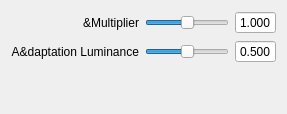
        <widget class="QWidget" name="page_ferwerda">
         <layout class="QGridLayout" name="gridLayout_27">
          <item row="0" column="0">
           <layout class="QGridLayout" name="gridLayout_30">
            <item row="0" column="1">
             <widget class="QSlider" name="ferwerdaMultiplierSlider">
              <property name="sizePolicy">
               <sizepolicy hsizetype="MinimumExpanding" vsizetype="Minimum">
                <horstretch>0</horstretch>
                <verstretch>0</verstretch>
               </sizepolicy>
              </property>
              <property name="cursor">
               <cursorShape>PointingHandCursor</cursorShape>
              </property>
              <property name="minimum">
               <number>0</number>
              </property>
              <property name="maximum">
               <number>2000</number>
              </property>
              <property name="singleStep">
               <number>1</number>
              </property>
              <property name="pageStep">
               <number>10</number>
              </property>
              <property name="value">
               <number>1000</number>
              </property>
              <property name="orientation">
               <enum>Qt::Horizontal</enum>
              </property>
             </widget>
            </item>
            <item row="0" column="2">
             <widget class="QDoubleSpinBox" name="ferwerdaMultiplierDsb">
              <property name="alignment">
               <set>Qt::AlignCenter</set>
              </property>
              <property name="buttonSymbols">
               <enum>QAbstractSpinBox::NoButtons</enum>
              </property>
              <property name="decimals">
               <number>3</number>
              </property>
              <property name="minimum">
               <double>0.001000000000000</double>
              </property>
              <property name="maximum">
               <double>2.000000000000000</double>
              </property>
              <property name="singleStep">
               <double>0.100000000000000</double>
              </property>
              <property name="value">
               <double>1.000000000000000</double>
              </property>
             </widget>
            </item>
            <item row="0" column="0">
             <widget class="QLabel" name="label_brightness_2">
              <property name="sizePolicy">
               <sizepolicy hsizetype="Minimum" vsizetype="Minimum">
                <horstretch>0</horstretch>
                <verstretch>0</verstretch>
               </sizepolicy>
              </property>
              <property name="minimumSize">
               <size>
                <width>0</width>
                <height>0</height>
               </size>
              </property>
              <property name="maximumSize">
               <size>
                <width>16777215</width>
                <height>16777215</height>
               </size>
              </property>
              <property name="text">
               <string>&amp;Multiplier</string>
              </property>
              <property name="alignment">
               <set>Qt::AlignRight|Qt::AlignTrailing|Qt::AlignVCenter</set>
              </property>
              <property name="buddy">
               <cstring>brightnessSlider</cstring>
              </property>
             </widget>
            </item>
            <item row="1" column="0">
             <widget class="QLabel" name="label_saturation_3">
              <property name="sizePolicy">
               <sizepolicy hsizetype="Minimum" vsizetype="Minimum">
                <horstretch>0</horstretch>
                <verstretch>0</verstretch>
               </sizepolicy>
              </property>
              <property name="minimumSize">
               <size>
                <width>0</width>
                <height>0</height>
               </size>
              </property>
              <property name="maximumSize">
               <size>
                <width>16777215</width>
                <height>16777215</height>
               </size>
              </property>
              <property name="text">
               <string>A&amp;daptation Luminance</string>
              </property>
              <property name="alignment">
               <set>Qt::AlignRight|Qt::AlignTrailing|Qt::AlignVCenter</set>
              </property>
              <property name="wordWrap">
               <bool>true</bool>
              </property>
              <property name="buddy">
               <cstring>chromaticAdaptSlider</cstring>
              </property>
             </widget>
            </item>
            <item row="1" column="2">
             <widget class="QDoubleSpinBox" name="adaptationLuminanceDsb">
              <property name="alignment">
               <set>Qt::AlignCenter</set>
              </property>
              <property name="buttonSymbols">
               <enum>QAbstractSpinBox::NoButtons</enum>
              </property>
              <property name="decimals">
               <number>3</number>
              </property>
              <property name="minimum">
               <double>0.001000000000000</double>
              </property>
              <property name="maximum">
               <double>1.000000000000000</double>
              </property>
              <property name="singleStep">
               <double>0.100000000000000</double>
              </property>
              <property name="value">
               <double>0.500000000000000</double>
              </property>
             </widget>
            </item>
            <item row="1" column="1">
             <widget class="QSlider" name="adaptationLuminanceSlider">
              <property name="sizePolicy">
               <sizepolicy hsizetype="MinimumExpanding" vsizetype="Minimum">
                <horstretch>0</horstretch>
                <verstretch>0</verstretch>
               </sizepolicy>
              </property>
              <property name="cursor">
               <cursorShape>PointingHandCursor</cursorShape>
              </property>
              <property name="maximum">
               <number>1000</number>
              </property>
              <property name="value">
               <number>500</number>
              </property>
              <property name="orientation">
               <enum>Qt::Horizontal</enum>
              </property>
             </widget>
            </item>
           </layout>
          </item>
          <item row="1" column="0">
           <spacer name="verticalSpacer_7">
            <property name="orientation">
             <enum>Qt::Vertical</enum>
            </property>
            <property name="sizeHint" stdset="0">
             <size>
              <width>20</width>
              <height>40</height>
             </size>
            </property>
           </spacer>
          </item>
         </layout>
        </widget>
